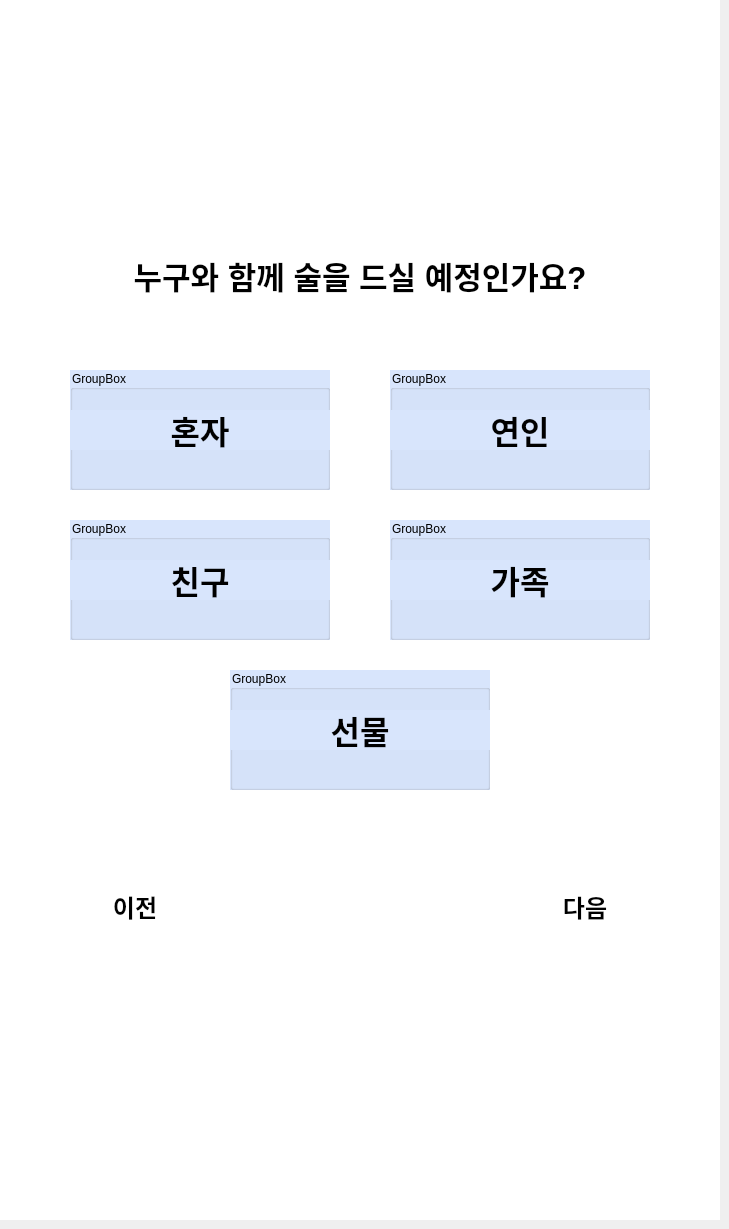
   <widget class="QWidget" name="page_9">
    <widget class="QLabel" name="p9_background_image_label">
     <property name="geometry">
      <rect>
       <x>0</x>
       <y>0</y>
       <width>720</width>
       <height>1220</height>
      </rect>
     </property>
     <property name="styleSheet">
      <string notr="true">background-color: rgb(255, 255, 255);</string>
     </property>
     <property name="text">
      <string/>
     </property>
     <property name="pixmap">
      <pixmap>source/background_720.png</pixmap>
     </property>
    </widget>
    <widget class="QLabel" name="p9_home_image_label">
     <property name="geometry">
      <rect>
       <x>10</x>
       <y>10</y>
       <width>50</width>
       <height>50</height>
      </rect>
     </property>
     <property name="text">
      <string/>
     </property>
     <property name="pixmap">
      <pixmap>source/home_50.png</pixmap>
     </property>
    </widget>
    <widget class="QPushButton" name="p9_home_button">
     <property name="geometry">
      <rect>
       <x>10</x>
       <y>10</y>
       <width>50</width>
       <height>50</height>
      </rect>
     </property>
     <property name="text">
      <string/>
     </property>
     <property name="flat">
      <bool>true</bool>
     </property>
    </widget>
    <widget class="QLabel" name="p9_past_page_image_label">
     <property name="geometry">
      <rect>
       <x>0</x>
       <y>780</y>
       <width>280</width>
       <height>256</height>
      </rect>
     </property>
     <property name="text">
      <string/>
     </property>
     <property name="pixmap">
      <pixmap>source/button_back.png</pixmap>
     </property>
    </widget>
    <widget class="QPushButton" name="p9_past_page_button">
     <property name="geometry">
      <rect>
       <x>50</x>
       <y>840</y>
       <width>170</width>
       <height>160</height>
      </rect>
     </property>
     <property name="font">
      <font>
       <pointsize>18</pointsize>
       <bold>true</bold>
      </font>
     </property>
     <property name="text">
      <string>이전
</string>
     </property>
     <property name="flat">
      <bool>true</bool>
     </property>
    </widget>
    <widget class="QLabel" name="p9_next_page_image_label">
     <property name="geometry">
      <rect>
       <x>440</x>
       <y>780</y>
       <width>280</width>
       <height>256</height>
      </rect>
     </property>
     <property name="text">
      <string/>
     </property>
     <property name="pixmap">
      <pixmap>source/button.png</pixmap>
     </property>
    </widget>
    <widget class="QPushButton" name="p9_next_page_button">
     <property name="geometry">
      <rect>
       <x>500</x>
       <y>840</y>
       <width>170</width>
       <height>160</height>
      </rect>
     </property>
     <property name="font">
      <font>
       <pointsize>18</pointsize>
       <bold>true</bold>
      </font>
     </property>
     <property name="text">
      <string>다음
</string>
     </property>
     <property name="flat">
      <bool>true</bool>
     </property>
    </widget>
    <widget class="QLabel" name="p9_question_label">
     <property name="geometry">
      <rect>
       <x>0</x>
       <y>250</y>
       <width>720</width>
       <height>51</height>
      </rect>
     </property>
     <property name="font">
      <font>
       <pointsize>23</pointsize>
       <bold>true</bold>
      </font>
     </property>
     <property name="styleSheet">
      <string notr="true">background-color: rgb(255, 255, 255);</string>
     </property>
     <property name="text">
      <string>누구와 함께 술을 드실 예정인가요?</string>
     </property>
     <property name="alignment">
      <set>Qt::AlignCenter</set>
     </property>
    </widget>
    <widget class="QGroupBox" name="p9_option1_groupBox">
     <property name="geometry">
      <rect>
       <x>70</x>
       <y>370</y>
       <width>260</width>
       <height>120</height>
      </rect>
     </property>
     <property name="styleSheet">
      <string notr="true">background-color: rgb(216, 229, 252);</string>
     </property>
     <property name="title">
      <string>GroupBox</string>
     </property>
     <widget class="QPushButton" name="p9_option1_pushButton">
      <property name="enabled">
       <bool>true</bool>
      </property>
      <property name="geometry">
       <rect>
        <x>0</x>
        <y>0</y>
        <width>260</width>
        <height>120</height>
       </rect>
      </property>
      <property name="focusPolicy">
       <enum>Qt::StrongFocus</enum>
      </property>
      <property name="contextMenuPolicy">
       <enum>Qt::DefaultContextMenu</enum>
      </property>
      <property name="styleSheet">
       <string notr="true"/>
      </property>
      <property name="text">
       <string/>
      </property>
      <property name="autoRepeat">
       <bool>false</bool>
      </property>
      <property name="autoExclusive">
       <bool>false</bool>
      </property>
      <property name="autoDefault">
       <bool>false</bool>
      </property>
      <property name="default">
       <bool>false</bool>
      </property>
      <property name="flat">
       <bool>true</bool>
      </property>
     </widget>
     <widget class="QLabel" name="p9_option1_label">
      <property name="geometry">
       <rect>
        <x>0</x>
        <y>40</y>
        <width>260</width>
        <height>40</height>
       </rect>
      </property>
      <property name="font">
       <font>
        <pointsize>24</pointsize>
        <bold>true</bold>
       </font>
      </property>
      <property name="text">
       <string>혼자</string>
      </property>
      <property name="alignment">
       <set>Qt::AlignCenter</set>
      </property>
     </widget>
     <zorder>p9_option1_label</zorder>
     <zorder>p9_option1_pushButton</zorder>
    </widget>
    <widget class="QGroupBox" name="p9_option2_groupBox">
     <property name="geometry">
      <rect>
       <x>390</x>
       <y>370</y>
       <width>260</width>
       <height>120</height>
      </rect>
     </property>
     <property name="styleSheet">
      <string notr="true">background-color: rgb(216, 229, 252);</string>
     </property>
     <property name="title">
      <string>GroupBox</string>
     </property>
     <widget class="QPushButton" name="p9_option2_pushButton">
      <property name="enabled">
       <bool>true</bool>
      </property>
      <property name="geometry">
       <rect>
        <x>0</x>
        <y>0</y>
        <width>260</width>
        <height>120</height>
       </rect>
      </property>
      <property name="focusPolicy">
       <enum>Qt::StrongFocus</enum>
      </property>
      <property name="contextMenuPolicy">
       <enum>Qt::DefaultContextMenu</enum>
      </property>
      <property name="styleSheet">
       <string notr="true"/>
      </property>
      <property name="text">
       <string/>
      </property>
      <property name="autoRepeat">
       <bool>false</bool>
      </property>
      <property name="autoExclusive">
       <bool>false</bool>
      </property>
      <property name="autoDefault">
       <bool>false</bool>
      </property>
      <property name="default">
       <bool>false</bool>
      </property>
      <property name="flat">
       <bool>true</bool>
      </property>
     </widget>
     <widget class="QLabel" name="p9_option2_label">
      <property name="geometry">
       <rect>
        <x>0</x>
        <y>40</y>
        <width>260</width>
        <height>40</height>
       </rect>
      </property>
      <property name="font">
       <font>
        <pointsize>24</pointsize>
        <bold>true</bold>
       </font>
      </property>
      <property name="text">
       <string>연인</string>
      </property>
      <property name="alignment">
       <set>Qt::AlignCenter</set>
      </property>
     </widget>
     <zorder>p9_option2_label</zorder>
     <zorder>p9_option2_pushButton</zorder>
    </widget>
    <widget class="QGroupBox" name="p9_option3_groupBox">
     <property name="geometry">
      <rect>
       <x>70</x>
       <y>520</y>
       <width>260</width>
       <height>120</height>
      </rect>
     </property>
     <property name="styleSheet">
      <string notr="true">background-color: rgb(216, 229, 252);</string>
     </property>
     <property name="title">
      <string>GroupBox</string>
     </property>
     <widget class="QPushButton" name="p9_option3_pushButton">
      <property name="enabled">
       <bool>true</bool>
      </property>
      <property name="geometry">
       <rect>
        <x>0</x>
        <y>0</y>
        <width>260</width>
        <height>120</height>
       </rect>
      </property>
      <property name="focusPolicy">
       <enum>Qt::StrongFocus</enum>
      </property>
      <property name="contextMenuPolicy">
       <enum>Qt::DefaultContextMenu</enum>
      </property>
      <property name="styleSheet">
       <string notr="true"/>
      </property>
      <property name="text">
       <string/>
      </property>
      <property name="autoRepeat">
       <bool>false</bool>
      </property>
      <property name="autoExclusive">
       <bool>false</bool>
      </property>
      <property name="autoDefault">
       <bool>false</bool>
      </property>
      <property name="default">
       <bool>false</bool>
      </property>
      <property name="flat">
       <bool>true</bool>
      </property>
     </widget>
     <widget class="QLabel" name="p9_option3_label">
      <property name="geometry">
       <rect>
        <x>0</x>
        <y>40</y>
        <width>260</width>
        <height>40</height>
       </rect>
      </property>
      <property name="font">
       <font>
        <pointsize>24</pointsize>
        <bold>true</bold>
       </font>
      </property>
      <property name="text">
       <string>친구</string>
      </property>
      <property name="alignment">
       <set>Qt::AlignCenter</set>
      </property>
     </widget>
     <zorder>p9_option3_label</zorder>
     <zorder>p9_option3_pushButton</zorder>
    </widget>
    <widget class="QGroupBox" name="p9_option4_groupBox">
     <property name="geometry">
      <rect>
       <x>390</x>
       <y>520</y>
       <width>260</width>
       <height>120</height>
      </rect>
     </property>
     <property name="styleSheet">
      <string notr="true">background-color: rgb(216, 229, 252);</string>
     </property>
     <property name="title">
      <string>GroupBox</string>
     </property>
     <widget class="QPushButton" name="p9_option4_pushButton">
      <property name="enabled">
       <bool>true</bool>
      </property>
      <property name="geometry">
       <rect>
        <x>0</x>
        <y>0</y>
        <width>260</width>
        <height>120</height>
       </rect>
      </property>
      <property name="focusPolicy">
       <enum>Qt::StrongFocus</enum>
      </property>
      <property name="contextMenuPolicy">
       <enum>Qt::DefaultContextMenu</enum>
      </property>
      <property name="styleSheet">
       <string notr="true"/>
      </property>
      <property name="text">
       <string/>
      </property>
      <property name="autoRepeat">
       <bool>false</bool>
      </property>
      <property name="autoExclusive">
       <bool>false</bool>
      </property>
      <property name="autoDefault">
       <bool>false</bool>
      </property>
      <property name="default">
       <bool>false</bool>
      </property>
      <property name="flat">
       <bool>true</bool>
      </property>
     </widget>
     <widget class="QLabel" name="p9_option4_label">
      <property name="geometry">
       <rect>
        <x>0</x>
        <y>40</y>
        <width>260</width>
        <height>40</height>
       </rect>
      </property>
      <property name="font">
       <font>
        <pointsize>24</pointsize>
        <bold>true</bold>
       </font>
      </property>
      <property name="text">
       <string>가족</string>
      </property>
      <property name="alignment">
       <set>Qt::AlignCenter</set>
      </property>
     </widget>
     <zorder>p9_option4_label</zorder>
     <zorder>p9_option4_pushButton</zorder>
    </widget>
    <widget class="QGroupBox" name="p9_option5_groupBox">
     <property name="geometry">
      <rect>
       <x>230</x>
       <y>670</y>
       <width>260</width>
       <height>120</height>
      </rect>
     </property>
     <property name="styleSheet">
      <string notr="true">background-color: rgb(216, 229, 252);</string>
     </property>
     <property name="title">
      <string>GroupBox</string>
     </property>
     <widget class="QPushButton" name="p9_option5_pushButton">
      <property name="enabled">
       <bool>true</bool>
      </property>
      <property name="geometry">
       <rect>
        <x>0</x>
        <y>0</y>
        <width>260</width>
        <height>120</height>
       </rect>
      </property>
      <property name="focusPolicy">
       <enum>Qt::StrongFocus</enum>
      </property>
      <property name="contextMenuPolicy">
       <enum>Qt::DefaultContextMenu</enum>
      </property>
      <property name="styleSheet">
       <string notr="true"/>
      </property>
      <property name="text">
       <string/>
      </property>
      <property name="autoRepeat">
       <bool>false</bool>
      </property>
      <property name="autoExclusive">
       <bool>false</bool>
      </property>
      <property name="autoDefault">
       <bool>false</bool>
      </property>
      <property name="default">
       <bool>false</bool>
      </property>
      <property name="flat">
       <bool>true</bool>
      </property>
     </widget>
     <widget class="QLabel" name="p9_option5_label">
      <property name="geometry">
       <rect>
        <x>0</x>
        <y>40</y>
        <width>260</width>
        <height>40</height>
       </rect>
      </property>
      <property name="font">
       <font>
        <pointsize>24</pointsize>
        <bold>true</bold>
       </font>
      </property>
      <property name="text">
       <string>선물</string>
      </property>
      <property name="alignment">
       <set>Qt::AlignCenter</set>
      </property>
     </widget>
     <zorder>p9_option5_label</zorder>
     <zorder>p9_option5_pushButton</zorder>
    </widget>
   </widget>
